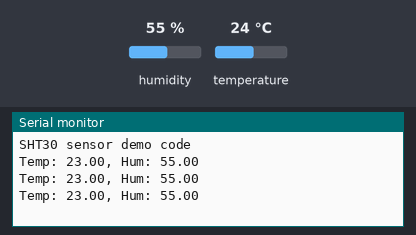
Simulated run of this sketch. Board: Arduino Uno, built with avr-gcc and run on an emulated ATmega328P. On the bench: the last lines printed to the serial monitor. Wiring (inferred from the names in the program): SHT3x sensor at I2C address 0x44. The inputs (shaded band) are chosen by the test bench; at power-on: humidity 55 %, temperature 24 °C.

Above: at 1.3 s.
1.4 s: humidity set to 22 %
At 1.9 s:
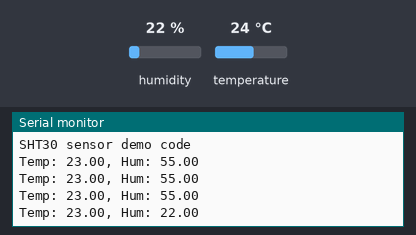
2.9 s: temperature set to 12 °C
At 3.4 s:
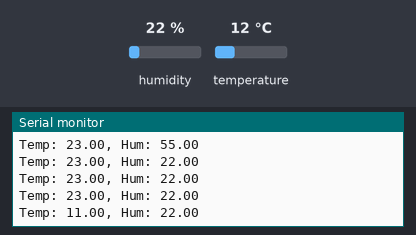
4.4 s: humidity set to 40 %
At 5.0 s:
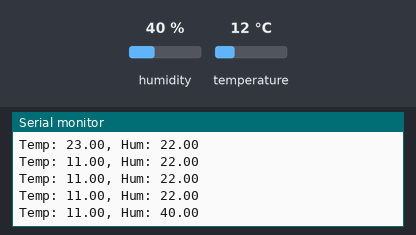
Timing chart, 0 to 7.4 s (numbered marks = the images above; inputs shaded):
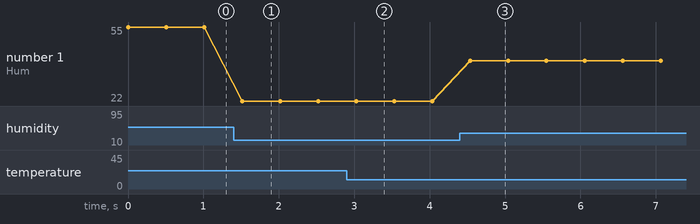

The sketch:

sht30_arduino.ino
```cpp
/*
 * SHT30 demo code
 * (c) muchirijohn -  https://bit.ly/3D2W7Cs
 */

#include <Wire.h>

//sht30 address
#define sht30_addr 0x44

//setup
void setup() {
  //init wire
  Wire.begin();
  //init serial, baud 115200
  Serial.begin(115200);
  //print
  Serial.println("SHT30 sensor demo code");
}

//loop
void loop() {
  //get temp and humidity
  getExtTempHum();
  //delay 500ms
  delay(500);
}

inline void getExtTempHum() {
  uint8_t data[6] = { 0 };
  uint8_t config[2] = {0x2c, 0x06};
  uint8_t x = 0;
  float ext_temp = 0.0; //ambient temp
  float ext_hum = 0.0; //ambient humidity
  float temp = 0;

  Wire.beginTransmission(sht30_addr);
  Wire.write(config[0]);
  Wire.write(config[1]);
  //Wire.endTransmission();
  delay(2);
  Wire.requestFrom(sht30_addr, 6);    // request 6 byte
  while (Wire.available()) {
    data[x++] = (uint8_t)Wire.read();
  }
  Wire.endTransmission();

  temp = (data[0] * 256 + data[1]);
  ext_temp = double((-45.0 + (175.0 * (temp / 65535.0))) - 1.0);
  ext_hum = double(100.0 * ((data[3] * 256.0 + data[4]) / 65535.0));

  //print the values
  Serial.print("Temp: "); Serial.print(ext_temp);
  Serial.print(", Hum: "); Serial.print(ext_hum);
  Serial.println();
}
```

Measured:
- after the input at 1.4 s, the serial monitor: prints a new line after 0.12 s (image 1)
- after the input at 2.9 s, the serial monitor: prints a new line after 0.13 s (image 2)
- after the input at 4.4 s, the serial monitor: prints a new line after 0.14 s (image 3)
- plotted number 1: 55 → 22 after the input at 1.4 s, 22 → 40 after the input at 4.4 s
